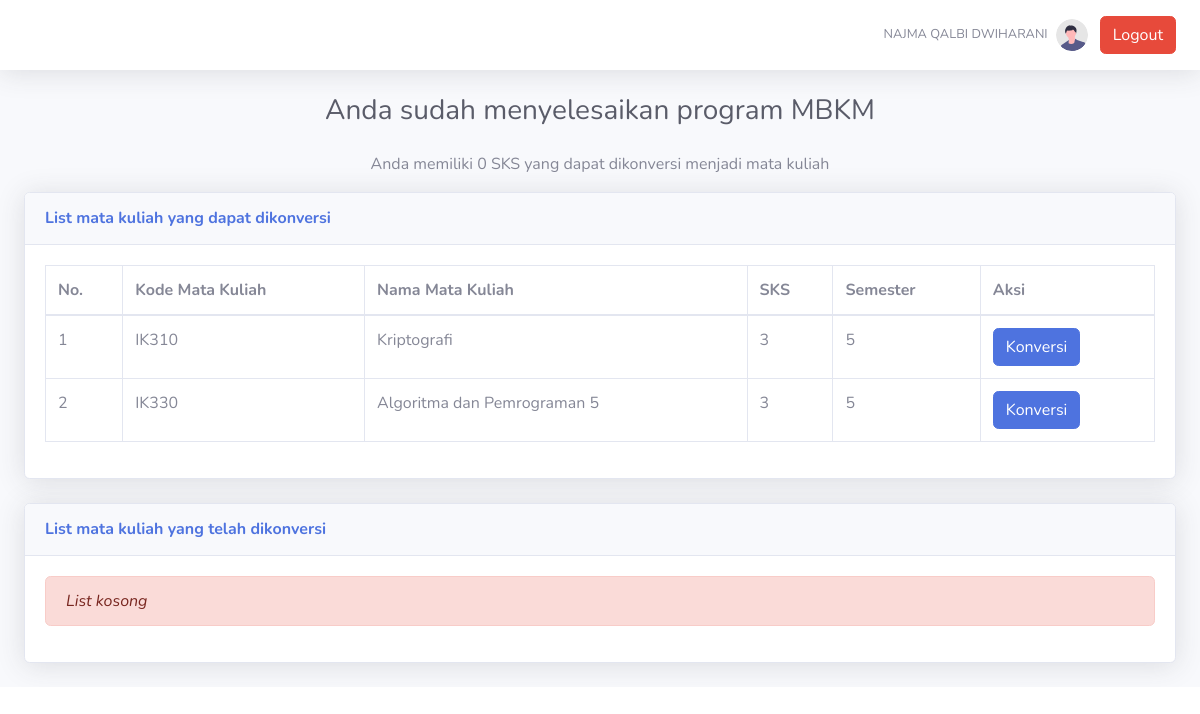
The page /selesai.php?id=2102843 on the database as committed earlier.
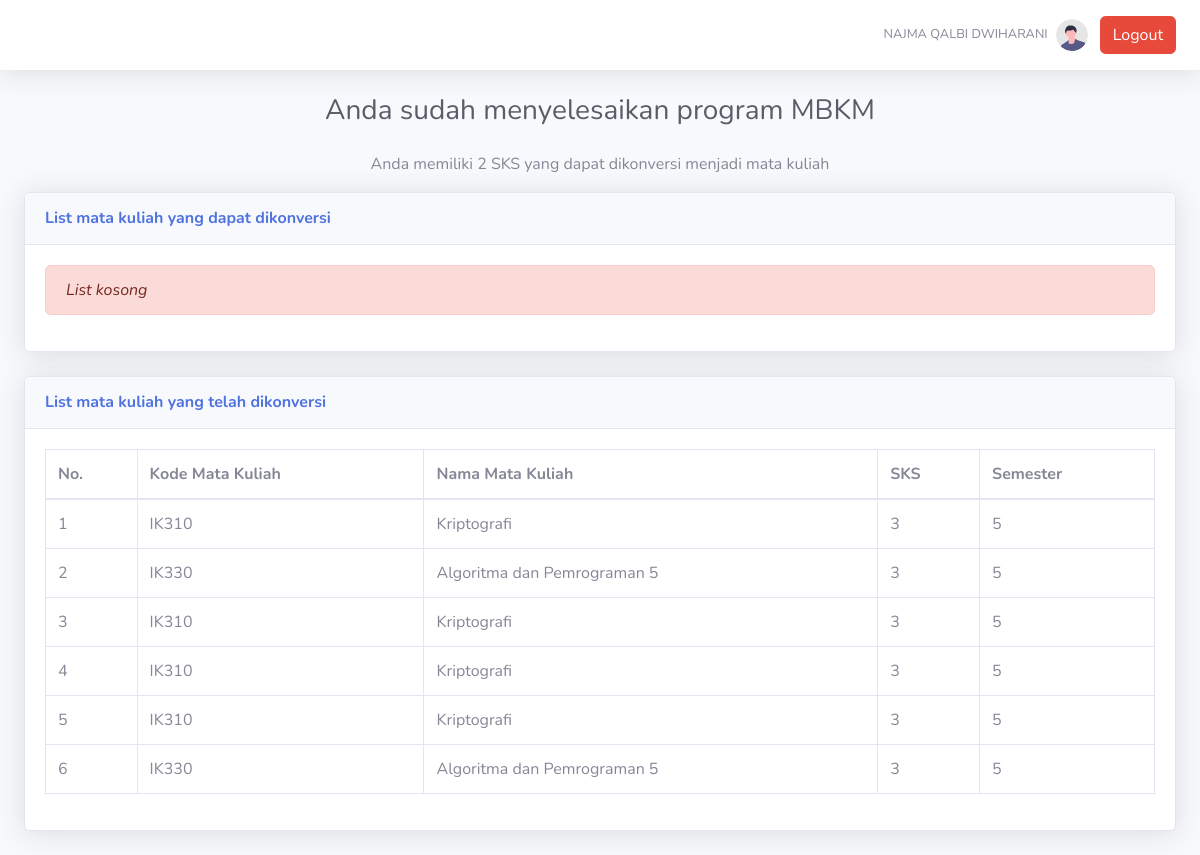
The same page on the database as committed later.
### tables this page shows
CREATE TABLE `tmahasiswa` (
  `nip` varchar(20) NOT NULL,
  `nim` varchar(10) NOT NULL,
  `nama_mahasiswa` varchar(50) NOT NULL,
  `prodi` varchar(50) NOT NULL,
  `email_mahasiswa` varchar(50) NOT NULL,
  `semester_mahasiswa` int(11) NOT NULL,
  `sks_akumulatif` int(11) DEFAULT 0,
  `sks_sisa_konversi` int(11) DEFAULT 0,
  `sks_dalam_univ` int(11) DEFAULT 20,
  `sks_luar_univ` int(11) DEFAULT 40,
  `ipk_mahasiswa` float NOT NULL,
  `status_mahasiswa` varchar(25) DEFAULT 'belum berpartisipasi'
);

CREATE TABLE `tmatkul` (
  `kode_mk` varchar(10) NOT NULL,
  `nama_mk` varchar(50) NOT NULL,
  `sks_mk` int(11) NOT NULL,
  `semester_mk` int(11) NOT NULL
);

CREATE TABLE `kontrakmatkul` (
  `kode_mk` varchar(10) NOT NULL,
  `nim` varchar(10) NOT NULL,
  `tipe` varchar(10) DEFAULT NULL,
  `id_kontrakmatkul` int(11) NOT NULL,
  `sem_kontrak` int(11) NOT NULL
);

### selesai.php (the view, shortened to what this page needs)
<?php
if(isset($_GET["id"]) && !empty(trim($_GET["id"]))){
    $id = trim($_GET["id"]);
    require_once "config.php";
    $sql = "SELECT * FROM tmahasiswa WHERE nim = ?";
    if($stmt = mysqli_prepare($link, $sql)){
        mysqli_stmt_bind_param($stmt, "s", $param_nim);
        if(mysqli_stmt_execute($stmt)){
            $result = mysqli_stmt_get_result($stmt);
            if(mysqli_num_rows($result) == 1){
                $row = mysqli_fetch_array($result, MYSQLI_ASSOC);
                $nama_mahasiswa = $row["nama_mahasiswa"];
                $sks_sisa_konversi = $row["sks_sisa_konversi"];
            } else{
                echo "Oops! Something went wrong. Please try again later.";
            }
        } else{
            echo "Oops! Something went wrong. Please try again later.";
        }
    }
}
?>
<!DOCTYPE html>
<html lang="en">
<head>
    <link href="vendor/fontawesome-free/css/all.min.css" rel="stylesheet" type="text/css">
    <link href="css/sb-admin-2.min.css" rel="stylesheet">
</head>
<body id="page-top">
    <div id="wrapper">
        <div id="content-wrapper" class="d-flex flex-column">
            <div id="content">
                <nav class="navbar navbar-expand navbar-light bg-white topbar mb-4 static-top shadow">
                    <ul class="navbar-nav ml-auto">
                        <li class="nav-item dropdown no-arrow">
                            <a class="nav-link dropdown-toggle" href="#" id="userDropdown" role="button"
                                data-toggle="dropdown" aria-haspopup="true" aria-expanded="false">
                                <span class="mr-2 d-none d-lg-inline text-gray-600 small"><?= $nama_mahasiswa ?></span>
                                <img class="img-profile rounded-circle"
                                    src="img/undraw_profile.svg">
                            </a>
                        </li>
                        <li class="nav-item align-self-center">
                            <a href='logout.php' class='btn btn-danger mr-2'>Logout</a>
                        </li>
                    </ul>
                </nav>
                <div class="container-fluid text-center">
                    <h1 class="h3 mb-4 text-gray-800">Anda sudah menyelesaikan program MBKM</h1>
                    <p>Anda memiliki <?= $sks_sisa_konversi ?> SKS yang dapat dikonversi menjadi mata kuliah</p>
                    <div class="card shadow mb-4 text-left">
                        <div class="card-header py-3">
                            <h6 class="m-0 font-weight-bold text-primary">List mata kuliah yang dapat dikonversi</h6>
                        </div>
                        <div class="card-body">
                        <?php
                        require_once "config.php";
                        $sql = "SELECT * FROM tmatkul WHERE semester_mk > 4 AND kode_mk NOT IN (SELECT kode_mk FROM kontrakmatkul WHERE tipe = 'konversi' AND nim = ". $id .")";
                        if($result = mysqli_query($link, $sql)){
                            if(mysqli_num_rows($result) > 0){
                                echo '<div class="table-responsive">';
                                    echo '<table class="table table-bordered" id="dataTable" width="100%" cellspacing="0">';
                                        echo "<thead>";
                                            echo "<tr>";
                                                echo "<th>No.</th>";
                                                echo "<th>Kode Mata Kuliah</th>";
                                                echo "<th>Nama Mata Kuliah</th>";
                                                echo "<th>SKS</th>";
                                                echo "<th>Semester</th>";
                                                echo "<th>Aksi</th>";
                                            echo "</tr>";
                                        echo "</thead>";
                                        echo "<tbody>";
                                        $num = 1;
                                        while($row = mysqli_fetch_array($result)){
                                            echo "<tr>";
                                                echo "<td>" . $num++ . "</td>";
                                                echo "<td>" . $row['kode_mk'] . "</td>";
                                                echo "<td>" . $row['nama_mk'] . "</td>";
                                                echo "<td>" . $row['sks_mk'] . "</td>";
                                                echo "<td>" . $row['semester_mk'] . "</td>";
                                                echo "<td><a href='konversi.php?id=". $row["kode_mk"] ."' class='btn btn-primary btn-act'>Konversi</a></td>";
                                            echo "</tr>";
                                        }
                                        echo "</tbody>";
                                    echo "</table>";
                                echo '</div>';
                            } else{
                                echo '<div class="alert alert-danger"><em>List kosong</em></div>';
                            }
                        } else{
                            echo "Oops! Something went wrong. Please try again later.";
                        }
                        ?>
                        </div>
                    </div>
                    <div class="card shadow mb-4 text-left">
                        <div class="card-header py-3">
                            <h6 class="m-0 font-weight-bold text-primary">List mata kuliah yang telah dikonversi</h6>
                        </div>
                        <div class="card-body">
                        <?php
                        require_once "config.php";
                        $sql = "SELECT * FROM kontrakmatkul WHERE tipe = 'konversi' AND nim = ". $id;
                        if($result = mysqli_query($link, $sql)){
                            if(mysqli_num_rows($result) > 0){
                                echo '<div class="table-responsive">';
                                    echo '<table class="table table-bordered" id="dataTable" width="100%" cellspacing="0">';
                                        echo "<thead>";
                                            echo "<tr>";
                                                echo "<th>No.</th>";
                                                echo "<th>Kode Mata Kuliah</th>";
                                                echo "<th>Nama Mata Kuliah</th>";
                                                echo "<th>SKS</th>";
                                                echo "<th>Semester</th>";
                                            echo "</tr>";
                                        echo "</thead>";
                                        echo "<tbody>";
                                        $num = 1;
                                        while($row = mysqli_fetch_array($result)){
                                            $sql2 = "SELECT * FROM tmatkul WHERE kode_mk = ?";
                                            if($stmt2 = mysqli_prepare($link, $sql2)){
                                                mysqli_stmt_bind_param($stmt2, "s", $param_kode_mk);
                                                $param_kode_mk = $row["kode_mk"];
                                                if(mysqli_stmt_execute($stmt2)){
                                                    $result2 = mysqli_stmt_get_result($stmt2);
                                                    if(mysqli_num_rows($result2) == 1){
                                                        $row2 = mysqli_fetch_array($result2, MYSQLI_ASSOC);
                                                    }
                                                }
                                            }
                                            echo "<tr>";
                                                echo "<td>" . $num++ . "</td>";
                                                echo "<td>" . $row2['kode_mk'] . "</td>";
                                                echo "<td>" . $row2['nama_mk'] . "</td>";
                                                echo "<td>" . $row2['sks_mk'] . "</td>";
                                                echo "<td>" . $row2['semester_mk'] . "</td>";
                                            echo "</tr>";
                                        }
                                        echo "</tbody>";
                                    echo "</table>";
                                echo '</div>';
                            } else{
                                echo '<div class="alert alert-danger"><em>List kosong</em></div>';
                            }
                        } else{
                            echo "Oops! Something went wrong. Please try again later.";
                        }
                        ?>
                        </div>
                    </div>
                </div>
            </div>
        </div>
    </div>
</body>
</html>

Rows that differ between the two databases and show on the page:
no longer on this page (row unchanged): tmatkul: kode_mk "IK310", nama_mk "Kriptografi", sks_mk "3", semester_mk "5"
no longer on this page (row unchanged): tmatkul: kode_mk "IK330", nama_mk "Algoritma dan Pemrograman 5", sks_mk "3", semester_mk "5"
changed tmahasiswa "NAJMA QALBI DWIHARANI": sks_sisa_konversi "0" → "2"
added kontrakmatkul: kode_mk.kode_mk "IK310", kode_mk.nama_mk "Kriptografi", kode_mk.sks_mk "3", kode_mk.semester_mk "5"
added kontrakmatkul: kode_mk.kode_mk "IK330", kode_mk.nama_mk "Algoritma dan Pemrograman 5", kode_mk.sks_mk "3", kode_mk.semester_mk "5"
added kontrakmatkul: kode_mk.kode_mk "IK310", kode_mk.nama_mk "Kriptografi", kode_mk.sks_mk "3", kode_mk.semester_mk "5"
added kontrakmatkul: kode_mk.kode_mk "IK310", kode_mk.nama_mk "Kriptografi", kode_mk.sks_mk "3", kode_mk.semester_mk "5"
added kontrakmatkul: kode_mk.kode_mk "IK310", kode_mk.nama_mk "Kriptografi", kode_mk.sks_mk "3", kode_mk.semester_mk "5"
added kontrakmatkul: kode_mk.kode_mk "IK330", kode_mk.nama_mk "Algoritma dan Pemrograman 5", kode_mk.sks_mk "3", kode_mk.semester_mk "5"
Other text that changed with them:
text no longer shown: "Aksi"
